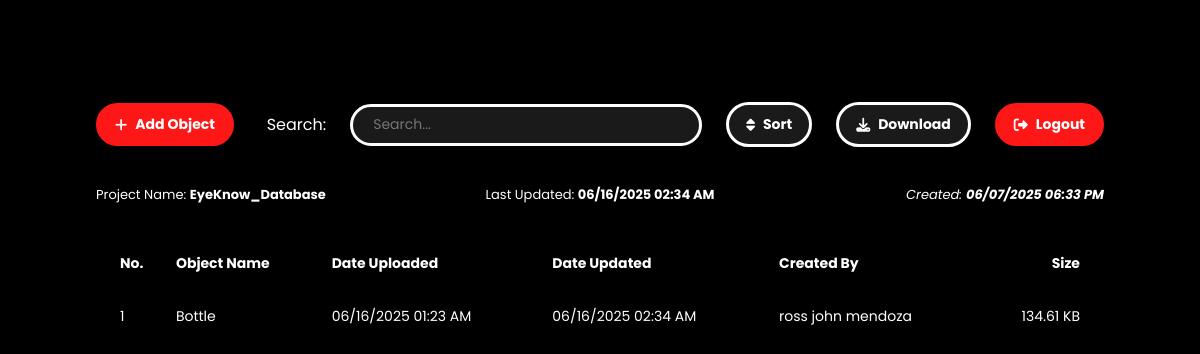
/dashboard (signed in), run on the app's committed database.
### tables this page shows
CREATE TABLE Folder (
        folder_id INTEGER PRIMARY KEY CHECK (folder_id = 1),
        folder_name TEXT NOT NULL,
        last_updated DATETIME,
        date_created DATETIME,
        downloaded_by INTEGER,
        FOREIGN KEY (downloaded_by) REFERENCES Admin(admin_id)
    );

CREATE TABLE Object (
        object_id INTEGER PRIMARY KEY AUTOINCREMENT,
        object_name TEXT NOT NULL UNIQUE,
        date_created DATETIME,
        date_updated DATETIME,
        created_by INTEGER,
        size REAL,
        FOREIGN KEY (created_by) REFERENCES Admin(admin_id)
    );

### database.py (the view)
@app.route('/dashboard')
def dashboard():
    if 'username' not in session:
        return redirect(url_for('login'))
    conn = sqlite3.connect('admin.db')
    cursor = conn.cursor()
    cursor.execute("SELECT folder_name, last_updated, date_created FROM Folder WHERE folder_id = 1")
    folder = cursor.fetchone()
    cursor.execute('''
        SELECT
            o.object_id,
            o.object_name,
            o.date_created,
            o.date_updated,
            o.created_by,
            o.size,
            COUNT(f.file_id) as file_count,
            a.first_name,
            a.last_name
        FROM Object o
        LEFT JOIN File f ON o.object_id = f.object_id
        LEFT JOIN Admin a ON o.created_by = a.admin_id
        GROUP BY o.object_id
        ORDER BY o.date_created DESC
    ''')
    objects_data = cursor.fetchall()
    conn.close()
    objects = []
    for obj in objects_data:
        print(f"Raw date_created: {obj[2]} (type: {type(obj[2])})")
        print(f"Raw date_updated: {obj[3]} (type: {type(obj[3])})")
        date_created_formatted = format_date_flexible(obj[2])
        date_updated_formatted = format_date_flexible(obj[3])
        size_formatted = format_file_size(obj[5]) if obj[5] else "0 Bytes"
        created_by_name = "Unknown"
        if obj[7] and obj[8]:
            created_by_name = f"{obj[7]} {obj[8]}"
        elif obj[7]:
            created_by_name = obj[7]
        objects.append({
            'object_id': obj[0],
            'object_name': obj[1],
            'date_created': obj[2],
            'date_updated': obj[3],
            'created_by': obj[4],
            'size': obj[5],
            'file_count': obj[6],
            'date_created_formatted': date_created_formatted,
            'date_updated_formatted': date_updated_formatted,
            'size_formatted': size_formatted,
            'created_by_name': created_by_name
        })
    if folder:
        folder_name, last_updated, date_created = folder
        if last_updated:
            last_updated = format_date_flexible(last_updated)
        else:
            last_updated = "N/A"
        if date_created:
            date_created = format_date_flexible(date_created)
        else:
            date_created = "N/A"
    else:
        folder_name = "Not Set"
        last_updated = "N/A"
        date_created = "N/A"
    return render_template('dashboard.html',
                           folder_name=folder_name,
                           last_updated=last_updated,
                           date_created=date_created,
                           objects=objects)

### database.py (called while the page is built)
def format_date_flexible(date_input):
    if not date_input:
        return "N/A"
    if isinstance(date_input, str) and "/" in date_input:
        return date_input
    date_formats = [
        "%Y-%m-%dT%H:%M:%S.%f",
        "%Y-%m-%dT%H:%M:%S",
        "%Y-%m-%d %H:%M:%S.%f",
        "%Y-%m-%d %H:%M:%S",
        "%Y-%m-%d",
        "%m/%d/%Y %I:%M %p",
        "%m/%d/%Y"
    ]
    date_str = str(date_input)
    for fmt in date_formats:
        try:
            parsed_date = datetime.strptime(date_str, fmt)
            return parsed_date.strftime("%m/%d/%Y %I:%M %p")
        except ValueError:
            continue
    print(f"Warning: Could not parse date format: {date_input}")
    return str(date_input)

def format_file_size(bytes_size):
    if not bytes_size or bytes_size == 0:
        return '0 Bytes'
    k = 1024
    sizes = ['Bytes', 'KB', 'MB', 'GB', 'TB']
    i = 0
    size = float(bytes_size)
    while size >= k and i < len(sizes) - 1:
        size /= k
        i += 1
    return f"{size:.2f} {sizes[i]}"

@app.after_request
def add_no_cache_headers(response):
    response.headers["Cache-Control"] = "no-cache, no-store, must-revalidate"
    response.headers["Pragma"] = "no-cache"
    response.headers["Expires"] = "0"
    return response

### templates/dashboard.html (shortened to what this page needs)
<!DOCTYPE html>
<html>
<head>
  <link rel="stylesheet" href="{{ url_for('static', filename='style.css') }}">
  <link rel="stylesheet" href="https://cdnjs.cloudflare.com/ajax/libs/font-awesome/6.5.0/css/all.min.css">
</head>
<body>
<div class="header">
  <div class="toolbar">
    <div class="left-buttons">
      <div class="btn add-btn" id="addObjectBtn">
        <i class="fa-solid fa-plus white-icon"></i>
        Add Object
      </div>
    </div>
    <div class="right-buttons">
      <p>Search:</p>
      <div class="search-container">
        <input type="text" placeholder="Search..." />
      </div>
      <div class="sort-container">
        <div class="btn sort-btn" id="sortBtn">
          <i class="fa-solid fa-sort"></i>
          Sort
        </div>
      </div>
      <div class="btn download-btn">
        <i class="fa-solid fa-download"></i>
        Download
      </div>
      <div class="btn logout-btn" id="logoutTrigger">
        <i class="fa-solid fa-right-from-bracket"></i>
        Logout
      </div>
    </div>
  </div>
</div>
<div class="folder-info">
  <div class="info-block-left">Project Name: <strong id="folderName">{{ folder_name }}</strong></div>
  <div class="info-block-center">Last Updated: <strong id="lastUpdated">{{ last_updated }}</strong></div>
  <div class="info-block-right"><em>Created: <strong id="dateCreated">{{ date_created }}</strong></em></div>
</div>
<div class="data-table">
  <table>
    <thead>
      <tr>
        <th>No.</th>
        <th>Object Name</th>
        <th>Date Uploaded</th>
        <th>Date Updated</th>
        <th>Created By</th>
        <th>Size</th>
      </tr>
    </thead>
    <tbody>
      {% for object in objects %}
      <tr data-object-id="{{ object.object_id }}">
        <td>{{ loop.index }}</td>
        <td>{{ object.object_name }}</td>
        <td>{{ object.date_created_formatted }}</td>
        <td>{{ object.date_updated_formatted }}</td>
        <td>{{ object.created_by_name }}</td>
        <td>{{ object.size_formatted }}</td>
      </tr>
      {% endfor %}
    </tbody>
  </table>
</div>
</body>
</html>

### static/style.css (style rules this page uses)
body { margin: 0; background-color: black; font-family: 'Poppins', sans-serif; height: 100vh; }
label, input, button, .add-form, .edit-form { font-family: 'Poppins', sans-serif; }
input[type="text"], input[type="password"], .add-form input[type="text"], .edit-form input[type="text"] { padding: 5px 7px; border: none; border-radius: 5px; background: white; color: white; font-size: 12px; }
input[type="text"], input[type="password"] { width: 95%; background: white; color: initial; }
.btn, .login-button, .cancel-btn, .upload-btn, .ok-btn, .retry-btn, .merge-btn { border: none; border-radius: 1.5rem; font-weight: bold; cursor: pointer; padding: 8px 20px; }
.btn { display: flex; align-items: center; gap: 8px; font-size: 14px; border: 2px solid; padding: 9px 17px; }
.add-btn, .login-button, .logout-btn, .upload-btn, .retry-btn { background-color: #fd1717; color: white; border-color: #fd1717; }
.download-btn, .sort-btn { background-color: #1A1A1A; color: white; border: 3px solid white; }
.header { padding: 6rem 6rem 1rem 6rem; }
.toolbar { display: flex; justify-content: space-between; background-color: black; }
.left-buttons, .right-buttons { display: flex; gap: 1.5rem; align-items: center; }
.right-buttons p { color: white; }
.folder-info { display: flex; justify-content: space-between; align-items: center; color: white; padding: 1rem 6rem; font-size: 13px; margin-bottom: 1rem; }
.folder-info .info-block-left, .folder-info .info-block-center, .folder-info .info-block-right { flex: 1; }
.folder-info .info-block-center { text-align: center; }
.folder-info .info-block-right { text-align: right; }
.search-container { display: flex; align-items: center; background-color: #1A1A1A; border: 3px solid white; width: 21rem; padding-right: 10px; height: 36px; border-radius: 1.5rem; color: white; position: relative; }
.search-container input { background: transparent; border: none; outline: none; color: white; margin-left: 8px; padding: 8px 12px; font-size: 14px; transition: border-color 0.2s ease; }
.sort-container { position: relative; display: inline-block; }
.data-table { padding: 1rem 7rem; }
.data-table table { width: 100%; border-collapse: collapse; color: white; }
.data-table td, .data-table th { font-size: 14px; padding: 0.5rem; }
.data-table th { padding: 0rem 0.5rem 1.5rem 0.5rem; }
.data-table td:nth-child(1), .data-table th:nth-child(1), .data-table td:nth-child(2), .data-table th:nth-child(2), .data-table td:nth-child(3), .data-table th:nth-child(3), .data-table td:nth-child(4), .data-table th:nth-child(4), .data-table td:nth-child(5), .data-table th:nth-child(5) { text-align: left; }
.data-table td:nth-child(6), .data-table th:nth-child(6) { text-align: right; }
.data-table tbody tr { cursor: pointer; }

### data on the page
Folder: folder_name "EyeKnow_Database"
Object: object_name "Bottle", date_created_formatted "06/16/2025 01:23 AM", date_updated_formatted "06/16/2025 02:34 AM", created_by_name "ross john mendoza", size_formatted "134.61 KB"

### other printed values
{{ last_updated }} "06/16/2025 02:34 AM"
{{ date_created }} "06/07/2025 06:33 PM"
